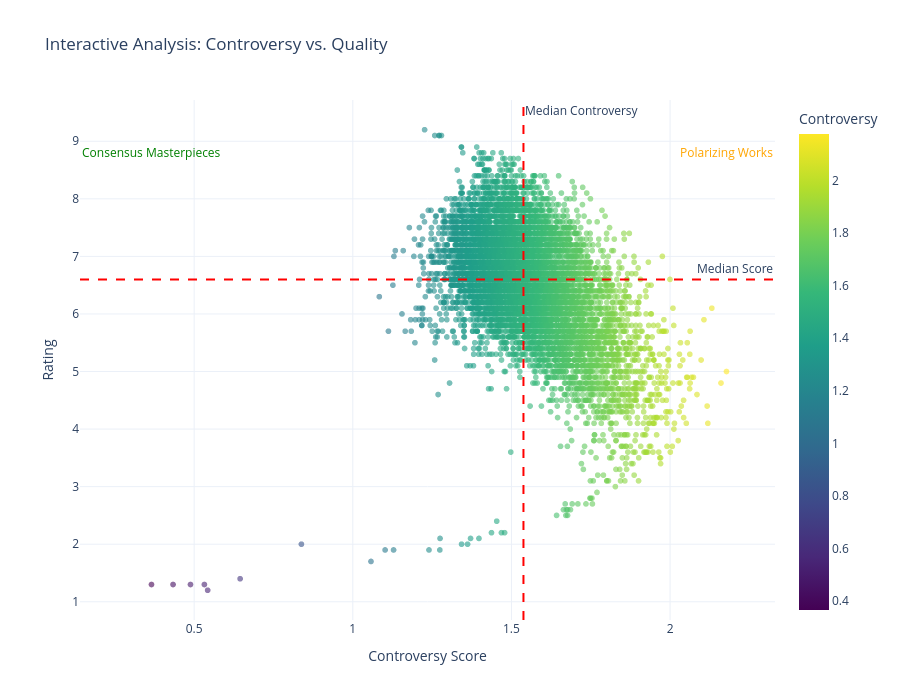

Notebook code cell kept with this figure:
### Markdown cell above
接下来以原始评分的数据，x轴为香农熵（争议指数），y轴为评分，绘制一个争议象限图。

### Code cell
def plot_interactive_quadrant(df):

    fig = px.scatter(
        df, 
        x="controversy_score", 
        y="score",
        hover_name="display_name",
        hover_data={                
            "controversy_score": ":.3f", 
            "score": ":.2f"
        },
        opacity=0.6,
        color="controversy_score",  # color change with controversy score
        color_continuous_scale="Viridis",
        title="Interactive Analysis: Controversy vs. Quality",
        labels={
            "controversy_score": "Controversy Score",
            "score": "Rating"
        }
    )

    # 2. Add Quadrant lines(Using median)
    c_median = df['controversy_score'].median()
    s_median = df['score'].median()

    fig.add_vline(x=c_median, line_dash="dash", line_color="red", annotation_text="Median Controversy")
    fig.add_hline(y=s_median, line_dash="dash", line_color="red", annotation_text="Median Score")

    fig.add_annotation(x=df['controversy_score'].min(), y=8.8, text="Consensus Masterpieces", showarrow=False, font=dict(color="green"))
    fig.add_annotation(x=df['controversy_score'].max(), y=8.8, text="Polarizing Works", showarrow=False, font=dict(color="orange"))

    fig.update_layout(
        template="plotly_white",
        height=700,
        coloraxis_colorbar=dict(title="Controversy")
    )
    
    fig.show()

plot_interactive_quadrant(df)

### Figure 1 — Plotly figure (JSON) as saved in the notebook; plotly's stock layout.template omitted (floating-point values rounded to 4 significant figures; data arrays with more than 128 entries replaced by an {"elided": "..."} marker saying what was removed)
{"data": [{"hovertemplate": "<b>%{hovertext}</b><br><br>Controversy Score=%{marker.color:.3f}<br>Rating=%{y:.2f}<extra></extra>", "hovertext": {"elided": "8390 str values"}, "legendgroup": "", "marker": {"color": {"elided": "8390 float values"}, "coloraxis": "coloraxis", "opacity": 0.6, "symbol": "circle"}, "mode": "markers", "name": "", "showlegend": false, "type": "scattergl", "x": {"elided": "8390 float values"}, "xaxis": "x", "y": {"elided": "8390 float values"}, "yaxis": "y"}], "layout": {"annotations": [{"showarrow": false, "text": "Median Controversy", "x": 1.538, "xanchor": "left", "xref": "x", "y": 1, "yanchor": "top", "yref": "y domain"}, {"showarrow": false, "text": "Median Score", "x": 1, "xanchor": "right", "xref": "x domain", "y": 6.6, "yanchor": "bottom", "yref": "y"}, {"font": {"color": "green"}, "showarrow": false, "text": "Consensus Masterpieces", "x": 0.3655, "y": 8.8}, {"font": {"color": "orange"}, "showarrow": false, "text": "Polarizing Works", "x": 2.178, "y": 8.8}], "coloraxis": {"colorbar": {"title": {"text": "Controversy"}}, "colorscale": [[0, "#440154"], [0.1111, "#482878"], [0.2222, "#3e4989"], [0.3333, "#31688e"], [0.4444, "#26828e"], [0.5556, "#1f9e89"], [0.6667, "#35b779"], [0.7778, "#6ece58"], [0.8889, "#b5de2b"], [1, "#fde725"]]}, "height": 700, "legend": {"tracegroupgap": 0}, "shapes": [{"line": {"color": "red", "dash": "dash"}, "type": "line", "x0": 1.538, "x1": 1.538, "xref": "x", "y0": 0, "y1": 1, "yref": "y domain"}, {"line": {"color": "red", "dash": "dash"}, "type": "line", "x0": 0, "x1": 1, "xref": "x domain", "y0": 6.6, "y1": 6.6, "yref": "y"}], "title": {"text": "Interactive Analysis: Controversy vs. Quality"}, "xaxis": {"anchor": "y", "domain": [0, 1], "title": {"text": "Controversy Score"}}, "yaxis": {"anchor": "x", "domain": [0, 1], "title": {"text": "Rating"}}}}
